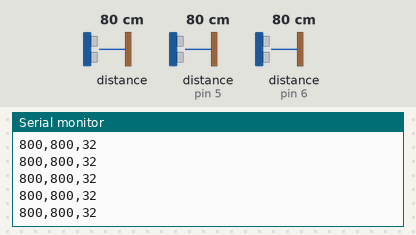
A sketch run on a simulated Arduino Uno, built with avr-gcc and run on an emulated ATmega328P. On the bench: the last lines printed to the serial monitor. The inputs (shaded band) are chosen by the test bench; at power-on: distance to the obstacle 80 cm, distance to the obstacle (sensors on pin 5, pin 6) 80 cm.

Above: at 1.6 s.
1.7 s: distance to the obstacle (sensor 0) set to 2 cm
At 1.79 s:
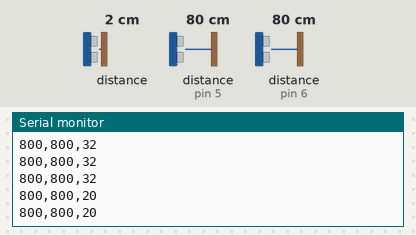
4.7 s: distance to the obstacle (sensor on pin 5) set to 2 cm
At 4.79 s:
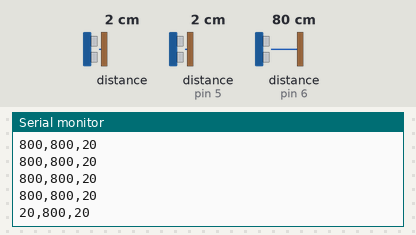
6.2 s: distance to the obstacle (sensor on pin 6) set to 2 cm
At 6.28 s:
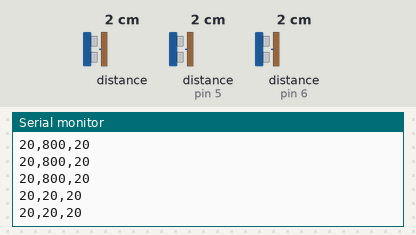
7.7 s: distance to the obstacle (sensor 0) set to 4 cm
At 7.78 s:
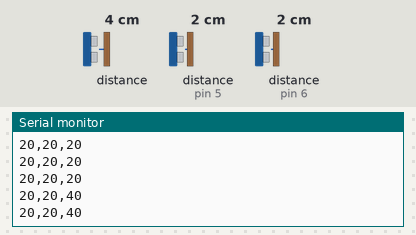
9.2 s: distance to the obstacle (sensor on pin 5) set to 4 cm
At 9.28 s:
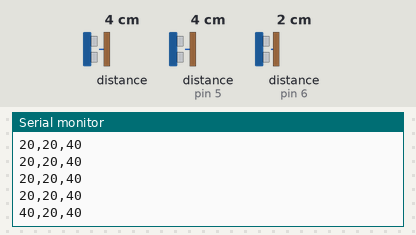
10.7 s: distance to the obstacle (sensor on pin 6) set to 4 cm
At 10.78 s:
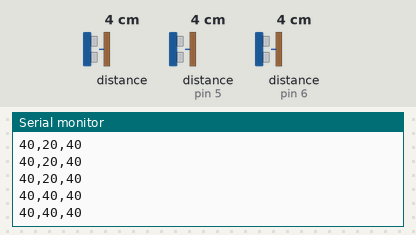
Timing chart, 0 to 13.2 s (numbered marks = the images above; inputs shaded):
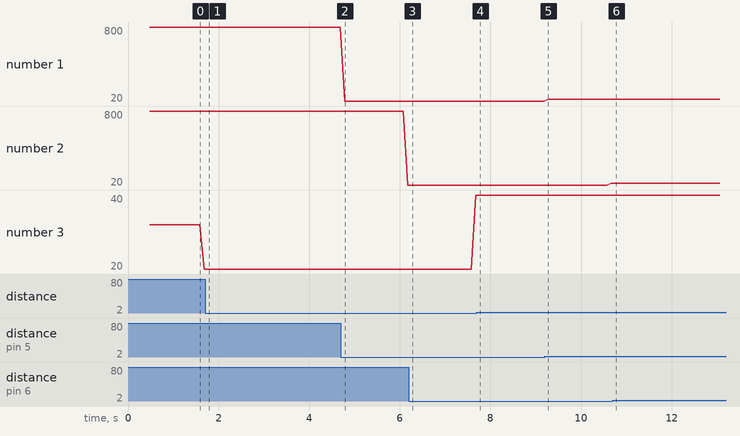

Measured:
- after the input at 1.7 s, the serial monitor: prints a new line after 0.08 s (image 1)
- after the input at 4.7 s, the serial monitor: prints a new line after 0.08 s (image 2)
- after the input at 6.2 s, the serial monitor: prints a new line after 0.08 s (image 3)
- after the input at 7.7 s, the serial monitor: prints a new line after 0.08 s (image 4)
- after the input at 9.2 s, the serial monitor: prints a new line after 0.07 s (image 5)
- after the input at 10.7 s, the serial monitor: prints a new line after 0.07 s (image 6)
- plotted number 3: 20 → 40 after the input at 6.2 s

The sketch:

ToF_address_changer2.ino
```cpp
#include <Wire.h>
#include <VL53L0X.h>
#include <Adafruit_VL6180X.h>

VL53L0X sensor1;
VL53L0X sensor2;
Adafruit_VL6180X sensorBleu;
const int SENSOR_BLEU_SHUT_PIN = 11;
const int SENSOR1_XSHUNT_PIN = 12;
const int SENSOR2_XSHUNT_PIN = 13;
const uint8_t SENSOR1_ADDRESS = 5;
const uint8_t SENSOR2_ADDRESS = 6;

void setSensorsAddress() {
  // Changer l'addresse du sensor1
  Serial.println("Sensor1");
  pinMode(SENSOR1_XSHUNT_PIN, INPUT);
  delay(50);
  Serial.println("before init");
  while (sensor1.init(true) == 0) {
    delay(50);
    Serial.println("retrying");
  }
  delay(50);
  sensor1.setAddress(SENSOR1_ADDRESS);
  delay(50);

  // Changer l'addresse du sensor2
  Serial.println("Sensor2");
  pinMode(SENSOR2_XSHUNT_PIN, INPUT);
  delay(50);
  while (sensor2.init(true) == 0) {
    delay(50);
    Serial.println("retrying");
  }
  delay(50);
  sensor2.setAddress(SENSOR2_ADDRESS);
  delay(50);
  Serial.println("Senseur verts changés.");

  // Activer le sensor bleu
    Serial.println("SensorBleu");
    pinMode(SENSOR_BLEU_SHUT_PIN, INPUT);
    delay(50);
    sensorBleu = Adafruit_VL6180X();
    delay(50);
    Serial.println("SensorBleu declare");
    sensorBleu.begin();
    delay(50);
}

void setup() {
  // put your setup code here, to run once:
  pinMode(SENSOR1_XSHUNT_PIN, OUTPUT);
  pinMode(SENSOR2_XSHUNT_PIN, OUTPUT);
  pinMode(SENSOR_BLEU_SHUT_PIN, OUTPUT);
  digitalWrite(SENSOR1_XSHUNT_PIN, LOW);
  digitalWrite(SENSOR2_XSHUNT_PIN, LOW);
  digitalWrite(SENSOR_BLEU_SHUT_PIN, LOW);
  Serial.begin(9600);
  Wire.begin();
  Serial.println("Start");
  setSensorsAddress();
}

void loop() {
  // put your main code here, to run repeatedly:
    Serial.print(sensor1.readRangeSingleMillimeters());
    Serial.print(",");
    Serial.print(sensor2.readRangeSingleMillimeters());
    Serial.print(",");

//  Serial.println(sensor1.readRangeSingleMillimeters());
//  Serial.println(sensor2.readRangeSingleMillimeters());

  float lux = sensorBleu.readLux(VL6180X_ALS_GAIN_5);
  uint8_t range = sensorBleu.readRange();
  uint8_t status = sensorBleu.readRangeStatus();

  if (status == VL6180X_ERROR_NONE) {
    Serial.println(range);
  } else {
    Serial.println(0);
  }
  //delay(100);


}
```
